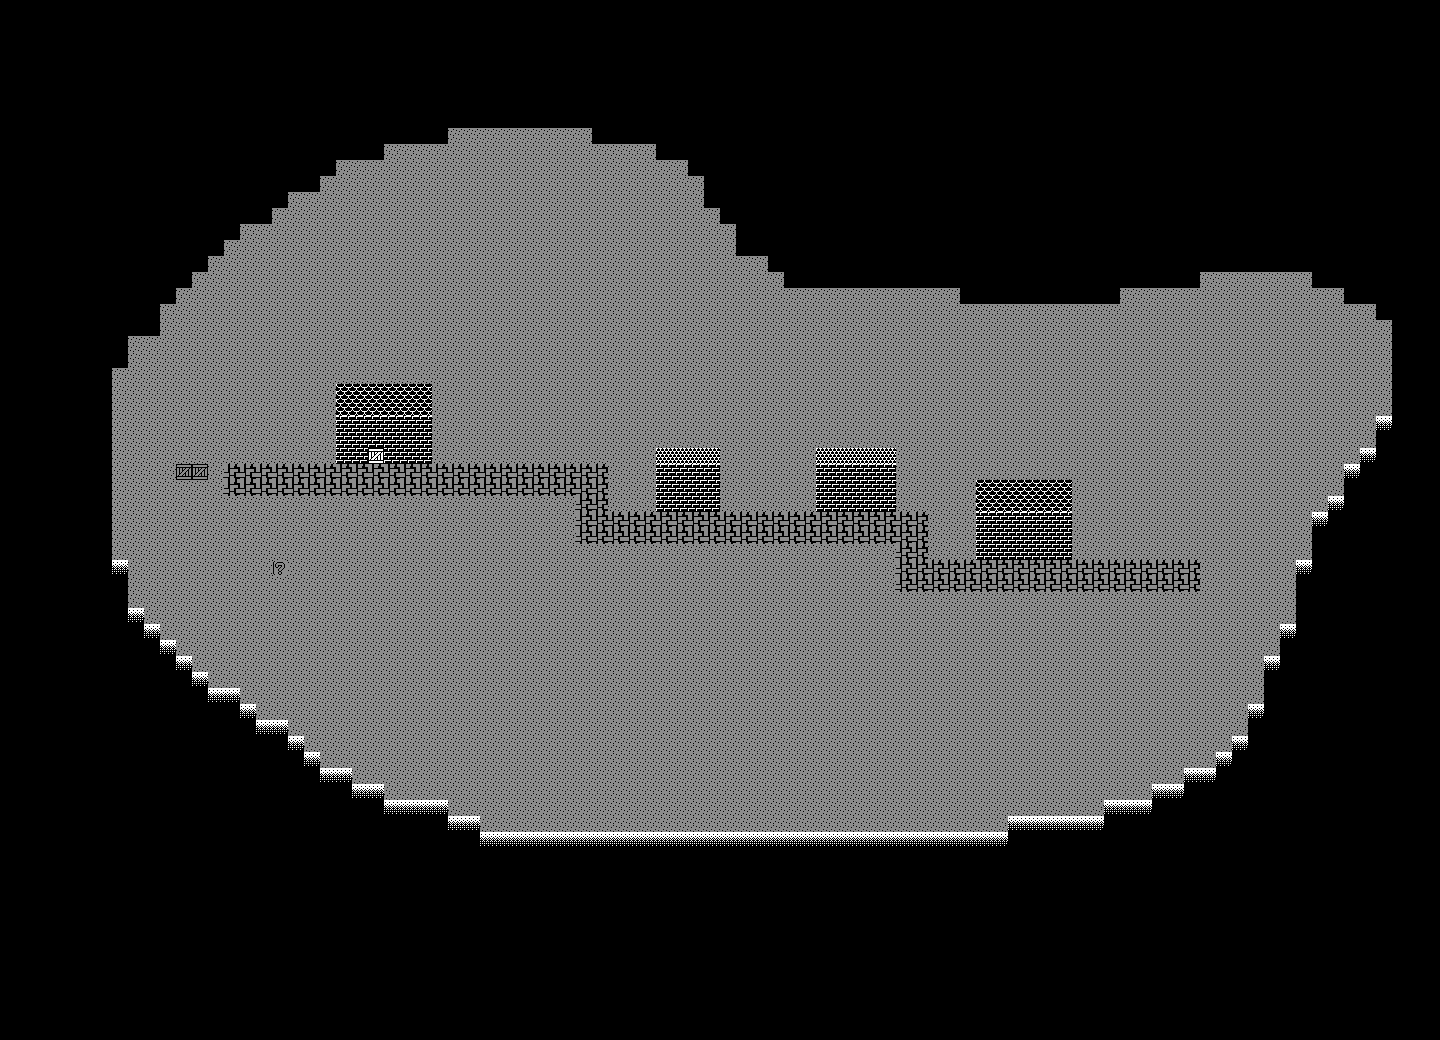

Tiled map render using the project's own tile images. Description and the map definition, with tile-layer contents summarised, below:
An orthogonal 90x65 tile map with 16x16 px tiles, 2 tile layers (Background, Walls) and 2 objects (spawn, teleport).

<map version="1.8" tiledversion="1.8.5" orientation="orthogonal" renderorder="right-down" width="90" height="65" tilewidth="16" tileheight="16" infinite="0" nextlayerid="5" nextobjectid="7">
 <editorsettings>
  <export target="../Source/maps/big-world.json" format="json" />
 </editorsettings>
 <tileset firstgid="1" name="tileset" tilewidth="16" tileheight="16" tilecount="420" columns="21">
  <image source="../Source/img/tileset-table-16-16.png" width="336" height="320" />
 </tileset>
 <layer id="1" name="Background" width="90" height="65" opacity="0.55">
  <properties>
   <property name="tileset" value="tileset" />
  </properties>
  <data>[5850 cells, 5850 non-empty, 5 distinct tile ids]</data>
 </layer>
 <layer id="2" name="Walls" width="90" height="65">
  <properties>
   <property name="tileset" value="tileset" />
  </properties>
  <data>[5850 cells, 292 non-empty, 6 distinct tile ids]</data>
 </layer>
 <objectgroup id="4" name="Objects">
  <object id="1" name="Spawn" type="spawn" x="484.022" y="558.591">
   <point />
  </object>
  <object id="6" type="teleport" x="360.584" y="448.387" width="32.3809" height="26.1976">
   <properties>
    <property name="teleport" value="overworld" />
   </properties>
  </object>
 </objectgroup>
</map>